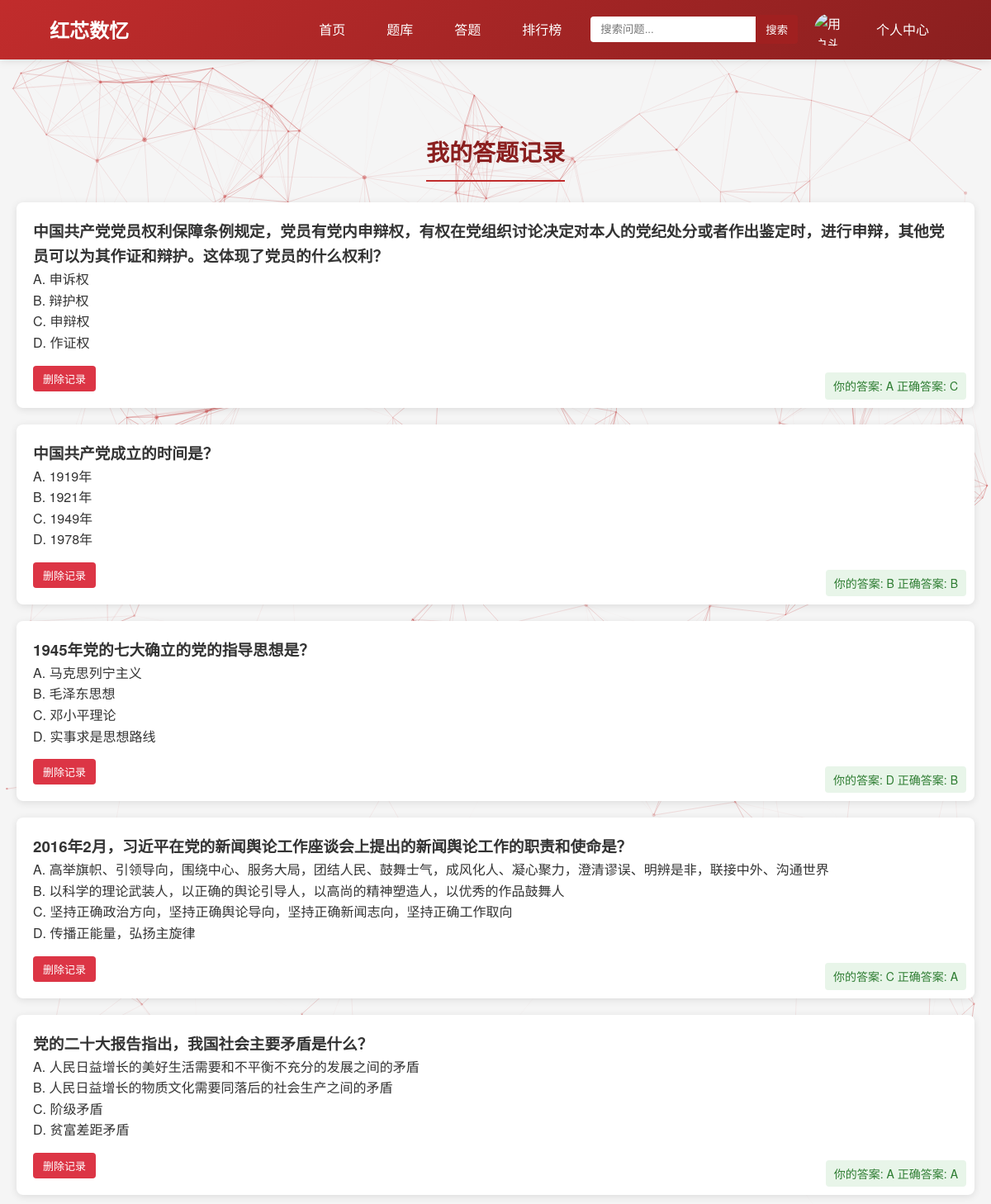
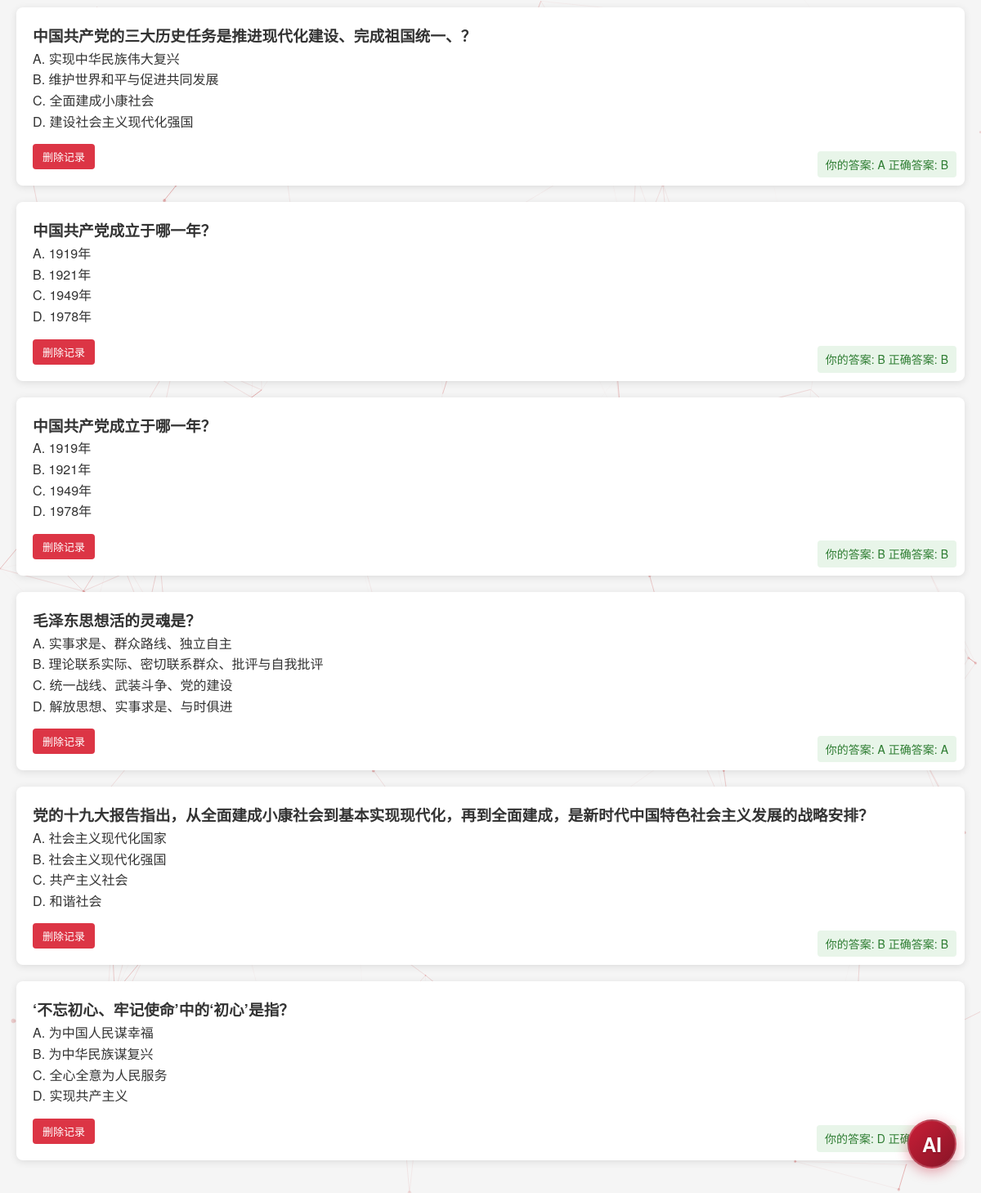
The app's page /answer-history (signed in) with its own data (2 pictures, top to bottom).
### tables this page shows
CREATE TABLE answer_records (
            id INTEGER PRIMARY KEY AUTOINCREMENT,
            user_id INTEGER NOT NULL,
            question_id INTEGER NOT NULL,
            user_answer TEXT NOT NULL,
            is_correct BOOLEAN NOT NULL,
            answered_at TIMESTAMP DEFAULT CURRENT_TIMESTAMP, is_removed_from_wrong INTEGER DEFAULT 0, is_deleted INTEGER DEFAULT 0,
            FOREIGN KEY (user_id) REFERENCES users (id),
            FOREIGN KEY (question_id) REFERENCES questions (id)
        );

CREATE TABLE "questions" (
  "id" INTEGER PRIMARY KEY AUTOINCREMENT,
  "question_text" TEXT NOT NULL,
  "option_a" TEXT NOT NULL,
  "option_b" TEXT NOT NULL,
  "option_c" TEXT NOT NULL,
  "option_d" TEXT NOT NULL,
  "correct_answer" TEXT NOT NULL,
  "difficulty" INTEGER NOT NULL
, explanation TEXT);

### app.py (the view)
@app.route('/answer-history')
def answer_history():
    if 'user_id' not in session:
        return redirect(url_for('login'))
    db = get_db()
    records = db.execute('''
        SELECT ar.id, q.question_text, q.option_a, q.option_b, q.option_c, q.option_d,
               ar.user_answer, q.correct_answer, ar.is_correct
        FROM answer_records ar
        JOIN questions q ON ar.question_id = q.id
        WHERE ar.user_id = ? AND ar.is_deleted = 0
        ORDER BY ar.id DESC
    ''', (session['user_id'],)).fetchall()
    return render_template('answer_history.html', records=records)

### database.py (called while the page is built)
def get_db():
    db = getattr(g, '_database', None)
    if db is None:
        db = g._database = sqlite3.connect(DATABASE)
        db.row_factory = sqlite3.Row
    return db

### templates/answer_history.html (shortened to what this page needs)
{% extends "base.html" %}
{% block content %}
<div class="questions-container">
    <h2>我的答题记录</h2>
    <div class="questions-list">
        {% for record in records %}
        <div class="question-card">
            <div class="question-header">
                <h3>{{ record.question_text }}</h3>
            </div>
            <div class="question-options">
                <p>A. {{ record.option_a }}</p>
                <p>B. {{ record.option_b }}</p>
                <p>C. {{ record.option_c }}</p>
                <p>D. {{ record.option_d }}</p>
            </div>
            <div class="question-answer">
                <span>你的答案: {{ record.user_answer }}</span>
                <span>正确答案: {{ record.correct_answer }}</span>
            </div>
            <div class="actions"><button class="remove-btn" data-id="{{ record.id }}">删除记录</button></div>
        </div>
        {% endfor %}
    </div>
</div>
{% endblock %}

### templates/base.html (shortened to what this page needs)
<!DOCTYPE html>
<html lang="zh-CN">
<head>
    <link rel="stylesheet" href="https://cdn.jsdelivr.net/npm/swiper@8/swiper-bundle.min.css">
    <link rel="stylesheet" href="{{ url_for('static', filename='css/style.css') }}">
    <link rel="stylesheet" href="{{ url_for('static', filename='css/auth.css') }}">
</head>
<body>
    <nav class="navbar">
        <div class="logo">红芯数忆</div>
        <div class="nav-items">
            <a href="{{ url_for('index') }}" class="nav-item">首页</a>
            <a href="{{ url_for('questions') }}" class="nav-item">题库</a>
            <a href="{{ url_for('answer') }}" class="nav-item">答题</a>
            <a href="{{ url_for('ranking') }}" class="nav-item">排行榜</a>
            <div class="search-box">
                <input type="text" placeholder="搜索问题..." id="search-input">
                <button id="search-btn">搜索</button>
            </div>
            <div class="user-avatar">
                <img src="{{ url_for('get_avatar') }}" alt="用户头像" id="avatar-img">
            </div>
            <a href="{{ url_for('user_center') }}" class="nav-item" id="user-center">
                 个人中心
            </a>
        </div>
    </nav>
    <div id="particles-js"></div>
    <main class="content" style="position: relative; z-index: 1;">
        {% block content %}{% endblock %}
    </main>
    <div id="ai-chat-float-button" class="float-button">
      <span class="ai-text">AI</span>
    </div>
</body>
</html>

### static/css/style.css (style rules this page uses)
:root { --primary-color: #c12c2c; --primary-dark: #8a1f1f; --primary-light: #ffecec; --text-color: #333; --text-light: #666; --background-color: #f5f5f5; --white: #ffffff; --gray-light: #f0f0f0; --gray: #e0e0e0; --shadow-sm: 0 2px 10px rgba(0, 0, 0, 0.1); --shadow-md: 0 5px 15px rgba(0, 0, 0, 0.1); --shadow-lg: 0 10px 30px rgba(0, 0, 0, 0.15); --border-radius-sm: 4px; --border-radius-md: 8px; --border-radius-lg: 12px; --border-radius-full: 50%; --transition-default: all 0.3s ease; }
* { margin: 0; padding: 0; box-sizing: border-box; }
body { font-family: 'Microsoft YaHei', 'Helvetica Neue', sans-serif; background-color: var(--background-color); color: var(--text-color); line-height: 1.6; overflow-x: hidden; }
.navbar { background: linear-gradient(135deg, #c12c2c 0%, #8a1f1f 100%); color: white; padding: 15px 5%; display: flex; align-items: center; justify-content: space-between; position: relative; z-index: 1000; box-shadow: 0 2px 10px rgba(0,0,0,0.1); }
.logo { font-size: 24px; font-weight: bold; }
.nav-items { display: flex; align-items: center; gap: 20px; }
.nav-item { color: white; text-decoration: none; padding: 8px 15px; border-radius: 20px; transition: all 0.3s; font-weight: 500; position: relative; }
.nav-item::after { content: ''; position: absolute; bottom: 0; left: 50%; width: 0; height: 2px; background: white; transition: all 0.3s; transform: translateX(-50%); }
.search-box { display: flex; align-items: center; }
#search-input { padding: 8px 12px; border: none; border-radius: 4px 0 0 4px; width: 200px; }
#search-btn { padding: 8px 12px; background-color: #a02020; color: white; border: none; border-radius: 0 4px 4px 0; cursor: pointer; }
.user-avatar { width: 40px; min-width: 40px; height: 40px; border-radius: 50%; overflow: hidden; flex-shrink: 0; }
#avatar-img { width: 100%; height: 100%; object-fit: cover; }
#particles-js { position: fixed; top: 0; left: 0; width: 100%; height: 100%; z-index: -1; background-color: #f5f5f5; }
.content { padding: 20px; margin-top: 70px; }
.hero-list h2, .questions-container h2 { text-align: center; color: var(--primary-dark); font-size: 28px; margin: 0 auto 25px; padding-bottom: 12px; border-bottom: 2px solid var(--primary-color); display: block; width: fit-content; font-weight: bold; }
.remove-btn { background-color: #dc3545; color: white; padding: 6px 12px; border-radius: 4px; border: none; cursor: pointer; font-size: 13px; transition: all 0.3s ease; }
.question-options { margin-bottom: 15px; }
.question-card { background-color: white; border-radius: 8px; padding: 20px; margin-bottom: 20px; box-shadow: 0 2px 10px rgba(0, 0, 0, 0.1); position: relative; }
.question-answer { background-color: #e8f5e9; padding: 5px 10px; border-radius: 4px; text-align: right; color: #2e7d32; position: absolute; bottom: 10px; right: 10px; font-size: 14px; }
.float-button { position: fixed; bottom: 30px; right: 30px; width: 60px; height: 60px; background: linear-gradient(135deg, #C91F37 0%, #881427 100%); border-radius: 50%; display: flex; align-items: center; justify-content: center; color: white; font-size: 24px; box-shadow: 0 4px 15px rgba(201, 31, 55, 0.4); cursor: pointer; transition: all 0.3s ease; z-index: 1000; border: 2px solid rgba(255, 255, 255, 0.2); }

### templates/base.html (style rules this page uses)
.content { padding: 20px; min-height: calc(100vh - 120px); }
.float-button { display: flex; align-items: center; justify-content: center; }
.ai-text { font-size: 24px; font-weight: bold; color: white; text-shadow: 0 1px 2px rgba(0,0,0,0.2); }

### records on screen
answer_records: question_text "中国共产党党员权利保障条例规定，党员有党内申辩权，有权在党组织讨论决定对本人的党纪处分或者作出鉴定时，进行申辩，其他党员可以为其作证和辩护。这体现了党员的什么权利？", option_a "申诉权", option_b "辩护权", option_c "申辩权", option_d "作证权", user_answer "A", correct_answer "C"
answer_records: question_text "中国共产党成立的时间是？", option_a "1919年", option_b "1921年", option_c "1949年", option_d "1978年", user_answer "B", correct_answer "B"
answer_records: question_text "1945年党的七大确立的党的指导思想是？", option_a "马克思列宁主义", option_b "毛泽东思想", option_c "邓小平理论", option_d "实事求是思想路线", user_answer "D", correct_answer "B"
answer_records: question_text "2016年2月，习近平在党的新闻舆论工作座谈会上提出的新闻舆论工作的职责和使命是？", option_a "高举旗帜、引领导向，围绕中心、服务大局，团结人民、鼓舞士气，成风化人、凝心聚力，澄清谬误、明辨是非，联接中外、沟通世界", option_b "以科学的理论武装人，以正确的舆论引导人，以高尚的精神塑造人，以优秀的作品鼓舞人", option_c "坚持正确政治方向，坚持正确舆论导向，坚持正确新闻志向，坚持正确工作取向", option_d "传播正能量，弘扬主旋律", user_answer "C", correct_answer "A"
answer_records: question_text "党的二十大报告指出，我国社会主要矛盾是什么？", option_a "人民日益增长的美好生活需要和不平衡不充分的发展之间的矛盾", option_b "人民日益增长的物质文化需要同落后的社会生产之间的矛盾", option_c "阶级矛盾", option_d "贫富差距矛盾", user_answer "A", correct_answer "A"
answer_records: question_text "中国共产党的三大历史任务是推进现代化建设、完成祖国统一、？", option_a "实现中华民族伟大复兴", option_b "维护世界和平与促进共同发展", option_c "全面建成小康社会", option_d "建设社会主义现代化强国", user_answer "A", correct_answer "B"
answer_records: question_text "中国共产党成立于哪一年？", option_a "1919年", option_b "1921年", option_c "1949年", option_d "1978年", user_answer "B", correct_answer "B"
answer_records: question_text "中国共产党成立于哪一年？", option_a "1919年", option_b "1921年", option_c "1949年", option_d "1978年", user_answer "B", correct_answer "B"
answer_records: question_text "毛泽东思想活的灵魂是？", option_a "实事求是、群众路线、独立自主", option_b "理论联系实际、密切联系群众、批评与自我批评", option_c "统一战线、武装斗争、党的建设", option_d "解放思想、实事求是、与时俱进", user_answer "A", correct_answer "A"
answer_records: question_text "党的十九大报告指出，从全面建成小康社会到基本实现现代化，再到全面建成，是新时代中国特色社会主义发展的战略安排？", option_a "社会主义现代化国家", option_b "社会主义现代化强国", option_c "共产主义社会", option_d "和谐社会", user_answer "B", correct_answer "B"
answer_records: question_text "‘不忘初心、牢记使命’中的‘初心’是指？", option_a "为中国人民谋幸福", option_b "为中华民族谋复兴", option_c "全心全意为人民服务", option_d "实现共产主义", user_answer "D", correct_answer "A"
